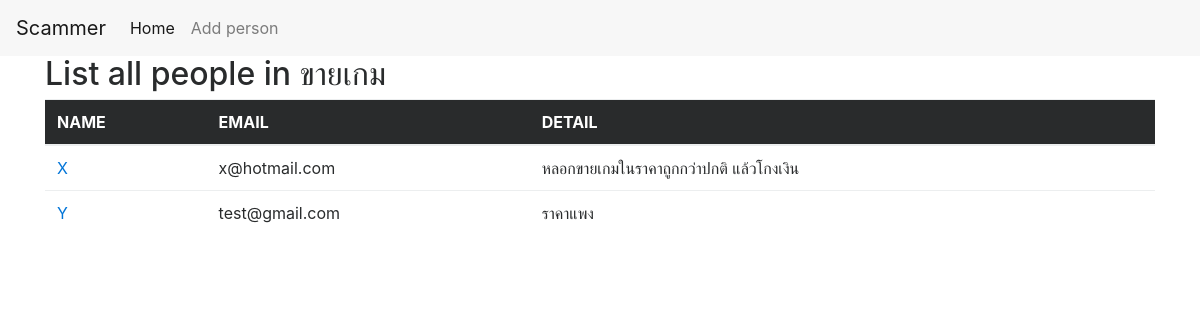
Page /list/1 on the earlier database version.
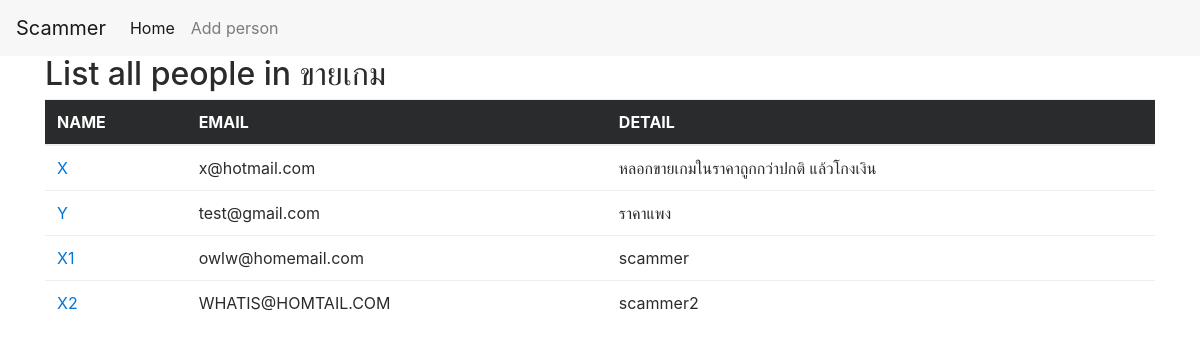
Same page on the later database version.
### scammerlist/models.py (models this page shows, shortened)
class Catalog(models.Model):
    type_cat = models.CharField(max_length=200)
    def __str__(self):
        return self.type_cat

class Person(models.Model):
    catalog = models.ForeignKey(Catalog, on_delete=models.CASCADE)
    name = models.CharField(max_length=200)
    email = models.CharField(max_length=200)
    mobile_number = models.CharField(max_length=10)
    detail = models.CharField(max_length=400)

### scammerlist/views.py (the view)
# urls.py: url(r'^list/(?P<catalog_id>[0-9]+)$', views.listname, name='listname'),
def listname(request,catalog_id):
    catalog = get_object_or_404(Catalog,pk=catalog_id)
    return render(request,"scammerlist/detail.html",{"catalog":catalog})

### scammerlist/templates/scammerlist/detail.html (shortened to what this page needs)
{% load static %}
<head>
<link rel="stylesheet" href="{% static 'css/bootstrap.min.css' %}">
<link rel="stylesheet" href="{% static 'css/bootstrap-theme.min.css' %}">
</head>
<nav class="navbar navbar-toggleable-md navbar-light bg-faded">
  <a class="navbar-brand" href="{% url 'index' %}">Scammer</a>
  <div class="collapse navbar-collapse">
    <div class="navbar-nav">
      <a class="nav-item nav-link active" href="{% url 'index' %}">Home <span class="sr-only">(current)</span></a>
      <a class="nav-item nav-link" href="{% url 'addperson' %}">Add person</a>
    </div>
  </div>
</nav>
<div class="container">
<h2>List all people in {{ catalog }}</h2>
    <table class="table" id="table_list">
      <thead class="thead-inverse">
        <tr>
          <th>NAME</th>
          <th>EMAIL</th>
          <th>DETAIL</th>
        </tr>
      </thead>
      <tbody>
        {% for people in catalog.person_set.all %}
            <tr>
              <td><a href="{% url 'person_de' people.id %}">{{ people.name }}</a></td>
              <td>{{ people.email }}</td>
              <td>{{ people.detail }}</td>
            </tr>
        {% endfor %}
      </tbody>
    </table>
</div>

Differences in the rows shown:
added Person: name "X1", email "owlw@homemail.com", detail "scammer"
added Person: name "X2", email "WHATIS@HOMTAIL.COM", detail "scammer2"
